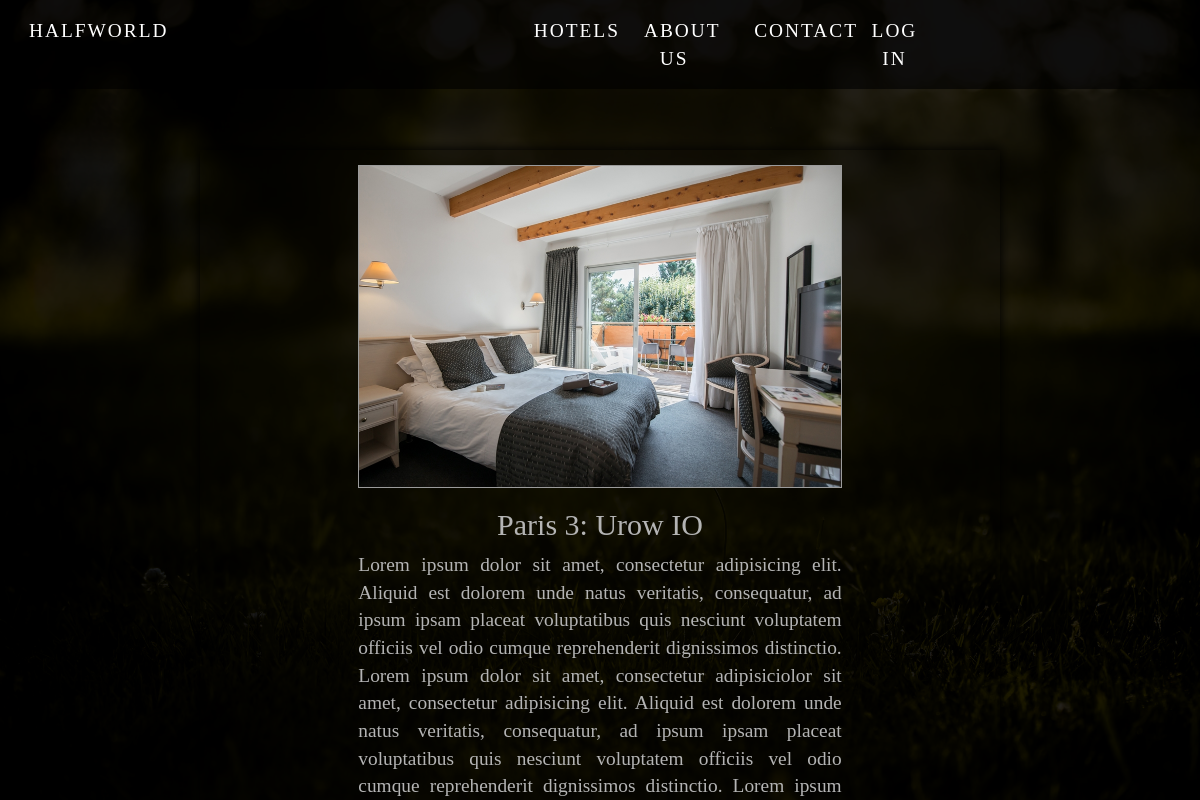
/index.php/hotels?name=Paris 3: Urow IO, run on the app's committed database.
### tables this page shows
CREATE TABLE `hotels` (
  `name` varchar(100) NOT NULL,
  `description` varchar(2000) NOT NULL,
  `image_url` varchar(200) NOT NULL,
  `roomprice` int(100) NOT NULL,
  `peopleprice` int(100) NOT NULL
);

### index.php (called while the page is built, shortened)
<?php
    include("body.php");
?>

### hotelDetail.php (the view, shortened to what this page needs)
<?php
$hotel_name = $_GET["name"];
$stmt = $conn->prepare("SELECT * FROM hotels WHERE name='$hotel_name'");
$stmt->execute();
$result = $stmt->fetchAll();
echo "
   <div class='description-container col-md-8 col-md-offset-2'>
    <div class='col-md-8 col-md-offset-2'>
        <img src='../img/".$result[0]['image_url']."' alt=''>
        <h2>".$result[0]['name']."</h2>
        <p>".$result[0]['description']."</p>
        <h2>Price list:</h2>
        <table class='col-md-8 col-md-offset-2'>
            <tr>
                <th class='col-md-4'>Amount</th>
                <th class='col-md-4'>Price per room</th>
                <th class='col-md-4'>Price per people</th>
            </tr>";
       echo "</table>";
echo "</div></div>";
?>

### css/style.css (style rules this page uses)
html, body { height: 100%; min-height: 100%; font-size: 1.1em; background-color: #0f0f0f; font-family: 'Agency FB'; background-image: url(../img/priroda-leto-trava-boke.jpg); background-size: cover; overflow-x: hidden; background-attachment: fixed; }

### css/fullDescription.css (style rules this page uses)
.description-container { position: relative; display: block; min-height: 300px; background-color: rgba(0, 0, 0, 0.49); background-color: rgba(0, 0, 0, 0.23); box-shadow: 0 0 10px 1px black; margin-bottom: 50px; color: #b4b4b4; padding: 15px; text-align: justify; }
.description-container img { width: 100%; padding: 0; border: 1px solid #65e5b9; border: 1px solid #9b9b9b; }
.description-container h2 { text-align: center; }
p { width: 100%; margin: 0; padding: 0; }

### data on the page
hotels: image_url (picture), name "Paris 3: Urow IO", description "Lorem ipsum dolor sit amet, consectetur adipisicing elit. Aliquid est dolorem unde natus veritatis, consequatur, ad ipsum ipsam placeat voluptatibus quis nesciunt voluptatem officiis vel odio cumque reprehenderit dignissimos distinctio. Lorem ipsum dolor sit amet, consectetur adipisiciolor sit amet, consectetur adipisicing elit. Aliquid est dolorem unde natus veritatis, consequatur, ad ipsum ipsam placeat voluptatibus quis nesciunt voluptatem officiis vel odio cumque reprehenderit dignissimos distinctio. Lorem ipsum…"
